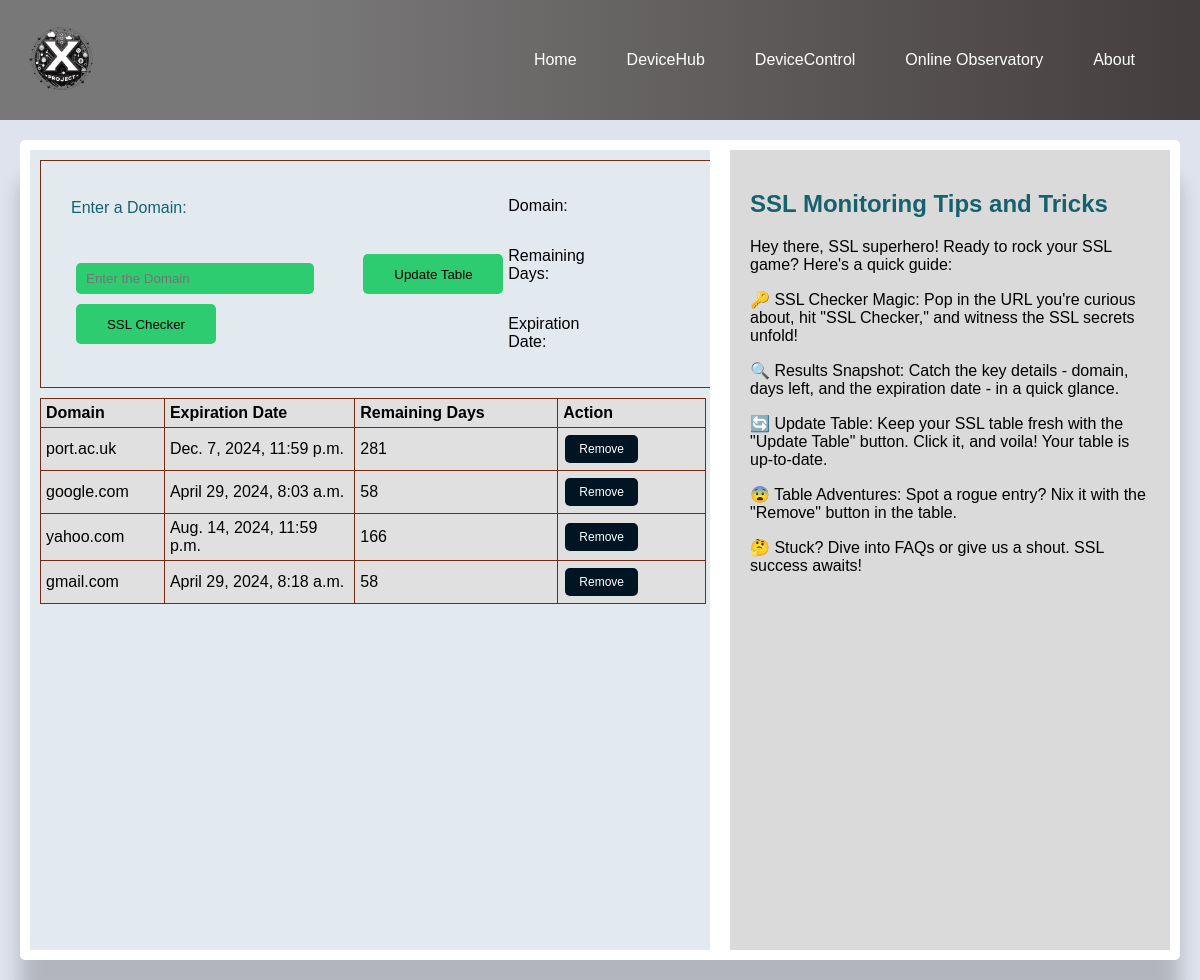
Page /sslmonitor/ on the earlier database version.
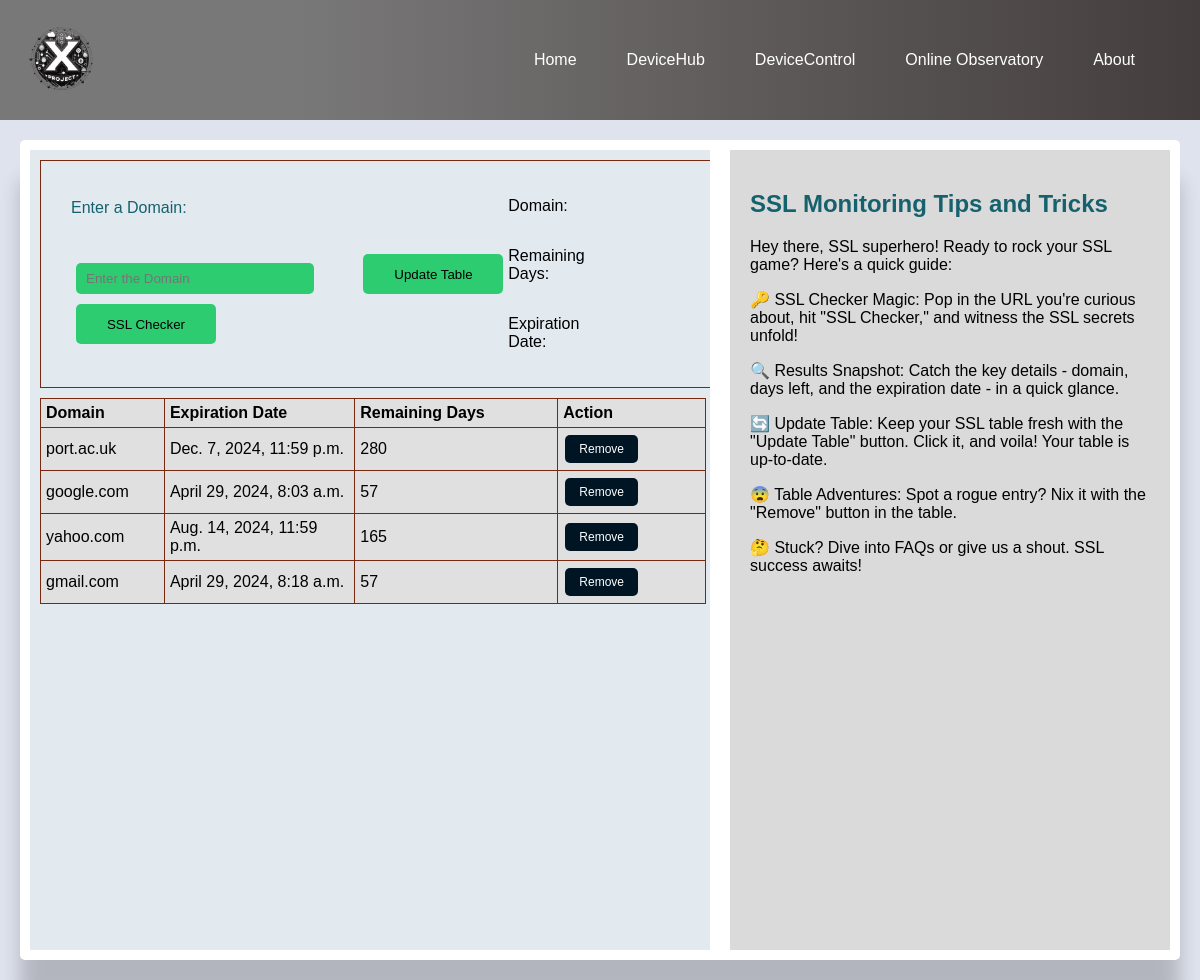
Same page on the later database version.
### sslmonitor/models.py (models this page shows, shortened)
class SSLCertificate(models.Model):
    domain = models.CharField(max_length=255, unique=True)
    expiration_date = models.DateTimeField()
    remaining_days = models.IntegerField()

### sslmonitor/views.py (the view, shortened to what this page needs)
# urls.py: path('', views.sslchecker_function, name='sslchecker_function'),
def sslchecker_function(request):
    context = {}
    ssl_certificates = SSLCertificate.objects.all()
    context['ssl_certificates'] = ssl_certificates
    return render(request, 'sslmonitor.html', context)

### templates/sslmonitor.html (shortened to what this page needs)
{% extends 'base.html' %}
    {% load static %}
{% block content %}
<div class="container">
    <div class="form-container" id="form_input">
        <form id="sslForm" method="post">
            <label for="url_Input">Enter a Domain:</label><br></br>
            <input type="text" id="url_Input" name="url_Input" required="required" placeholder="Enter the Domain" />
            <button type="submit" name="ssl_checker">SSL Checker</button>
        </form>
    </div>
    <form action="{% url 'update_ssl_certificates' %}" method="post" class="update_form">
        <button type="submit" name="update_ssl_db" onclick="alert('Table Updated!')" class="update_button">Update
            Table</button>
    </form>
    <div class="result-text">
        <p>Domain:</p>
        <p>Remaining Days:</p>
        <p>Expiration Date:</p>
    </div>
    <div class="certficate-info" id="result_output">
    </div>
</div>
<table>
    <thead>
        <tr>
            <th>Domain</th>
            <th>Expiration Date</th>
            <th>Remaining Days</th>
            <th>Action</th>
        </tr>
    </thead>
    <tbody>
        {% for ssl_certificate in ssl_certificates %}
        <tr>
            <td>{{ ssl_certificate.domain }}</td>
            <td>{{ ssl_certificate.expiration_date }}</td>
            <td>{{ ssl_certificate.remaining_days }}</td>
            <td>
                <form method="post" action="{% url 'remove_ssl_certificate' %}">
                    <button type="submit" class="remove-button"
                        onclick="return confirm('Are you sure you want to remove this domain?')">
                        Remove
                    </button>
                </form>
            </td>
        </tr>
        {% endfor %}
    </tbody>
</table>
{% endblock %}
{% block help %}
<h2>SSL Monitoring Tips and Tricks</h2>
<div>
    <p>Hey there, SSL superhero! Ready to rock your SSL game? Here's a quick guide:</p>
    <p>🔑 SSL Checker Magic: Pop in the URL you're curious about, hit
        "SSL Checker," and
        witness the SSL secrets unfold!</p>
    <p>🔍 Results Snapshot: Catch the key details - domain, days left,
        and the expiration date - in a quick glance.</p>
    <p>🔄 Update Table: Keep your SSL table fresh with the "Update Table"
        button. Click it, and voila! Your table is up-to-date.</p>
    <p>😨 Table Adventures: Spot a rogue entry? Nix it with the "Remove"
        button in the table.</p>
    <p>🤔 Stuck? Dive into FAQs or give us a shout. SSL success awaits!</p>
</div>
{% endblock %}

Differences in the rows shown:
changed SSLCertificate "port.ac.uk": remaining_days "281" → "280"
changed SSLCertificate "google.com": remaining_days "58" → "57"
changed SSLCertificate "yahoo.com": remaining_days "166" → "165"
changed SSLCertificate "gmail.com": remaining_days "58" → "57"
